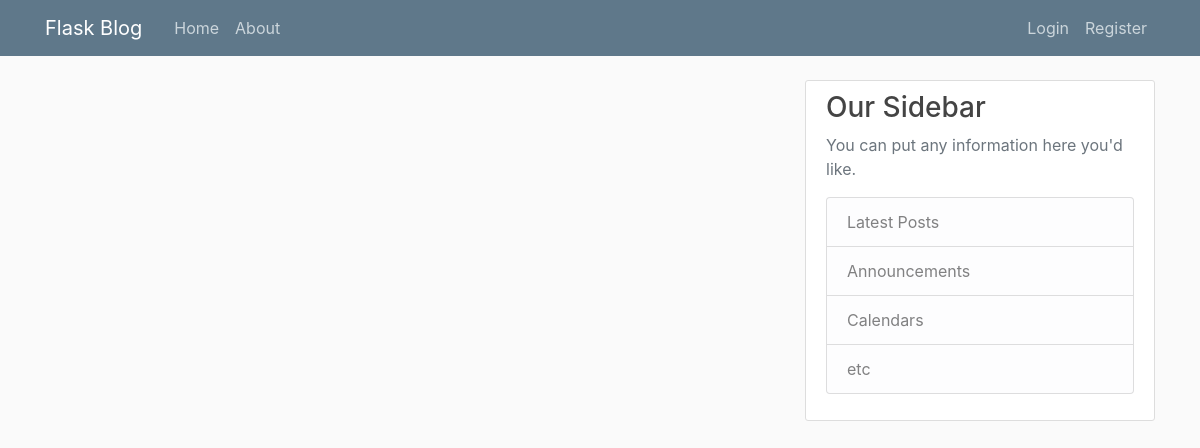
Page /home on the earlier database version.
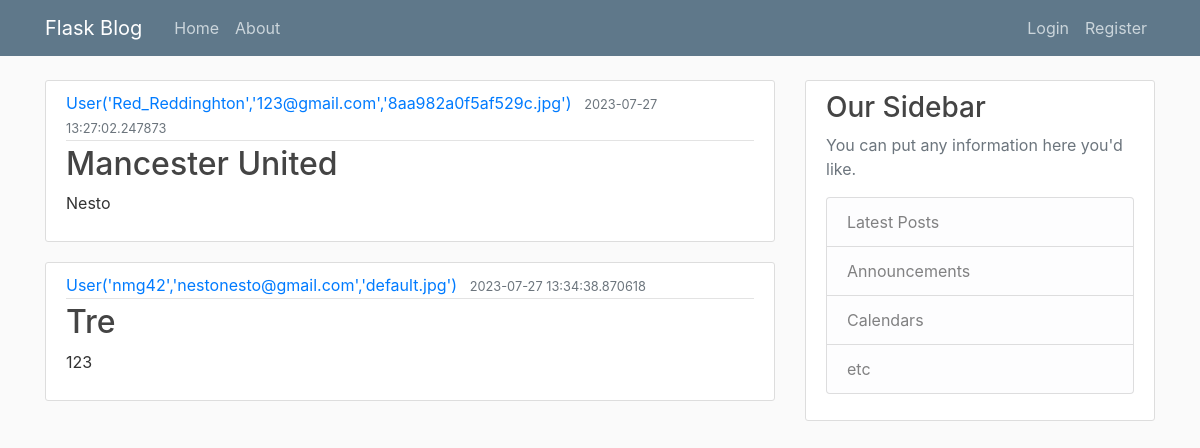
Same page on the later database version.
### flask_blog/models.py (models this page shows, shortened)
class Post(db.Model):
    id=db.Column(db.Integer,primary_key=True)
    title=db.Column(db.String(100),nullable=False)
    date_posted=db.Column(db.DateTime,nullable=False,default=datetime.utcnow())
    content=db.Column(db.Text,nullable=False)
    user_id=db.Column(db.Integer,db.ForeignKey("user.id"),nullable=False)

class User(db.Model,UserMixin):
    id=db.Column(db.Integer,primary_key=True)
    username=db.Column(db.String(20),unique=True,nullable=False)
    email=db.Column(db.String(120),unique=True,nullable=False)
    image_file=db.Column(db.String(20),nullable=False,default='default.jpg')
    password=db.Column(db.String(60),nullable=False)
    posts=db.relationship("Post",backref="author",lazy=True)
    def __repr__(self):
        return f"User('{self.username}','{self.email}','{self.image_file}')"

### flask_blog/routes.py (the view)
@app.route("/")
@app.route("/home")
def home():
    posts=Post.query.all()
    return render_template('home.html', posts=posts)

### flask_blog/templates/home.html
{% extends "layout.html" %}
{% block content %}
{% for post in posts %}
<article class="media content-section">
    <div class="media-body">
        <div class="article-metadata">
            <a class="mr-2" href="#">{{ post.author }}</a>
            <small class="text-muted">{{ post.date_posted }}</small>
        </div>
        <h2><a class="article-title" href="#">{{ post.title }}</a></h2>
        <p class="article-content">{{ post.content }}</p>
    </div>
</article>
{% endfor %}
{% endblock content %}

### flask_blog/templates/layout.html (shortened to what this page needs)
<!DOCTYPE html>
<html>
<head>
    <link rel="stylesheet" href="https://maxcdn.bootstrapcdn.com/bootstrap/4.0.0/css/bootstrap.min.css"
>
    <link rel="stylesheet" type="text/css" href="{{ url_for('static', filename='main.css') }}">
</head>
<body>
    <header class="site-header">
        <nav class="navbar navbar-expand-md navbar-dark bg-steel fixed-top">
            <div class="container">
                <a class="navbar-brand mr-4" href="/">Flask Blog</a>
                <div class="collapse navbar-collapse" id="navbarToggle">
                    <div class="navbar-nav mr-auto">
                        <a class="nav-item nav-link" href="{{ url_for('home') }}">Home</a>
                        <a class="nav-item nav-link" href="{{ url_for('about') }}">About</a>
                    </div>
                    <div class="navbar-nav">
                        {% if current_user.is_authenticated%}
                        <a class="nav-item nav-link" href="{{ url_for('new_post') }}">New Post</a>
                        <a class="nav-item nav-link" href="{{ url_for('account') }}">Account</a>
                        <a class="nav-item nav-link" href="{{ url_for('logout') }}">Logout</a>
                        {% else %}
                        <a class="nav-item nav-link" href="{{ url_for('login') }}">Login</a>
                        <a class="nav-item nav-link" href="{{ url_for('register') }}">Register</a>
                        {% endif %}
                    </div>
                </div>
            </div>
        </nav>
    </header>
    <main role="main" class="container">
        <div class="row">
            <div class="col-md-8">
                {% block content %}{% endblock %}
            </div>
            <div class="col-md-4">
                <div class="content-section">
                    <h3>Our Sidebar</h3>
                    <p class='text-muted'>You can put any information here you'd like.
                    <ul class="list-group">
                        <li class="list-group-item list-group-item-light">Latest Posts</li>
                        <li class="list-group-item list-group-item-light">Announcements</li>
                        <li class="list-group-item list-group-item-light">Calendars</li>
                        <li class="list-group-item list-group-item-light">etc</li>
                    </ul>
                    </p>
                </div>
            </div>
        </div>
    </main>
</body>
</html>

### flask_blog/static/main.css (style rules this page uses)
body { background: #fafafa; color: #333333; margin-top: 5rem; }
h1, h2, h3, h4, h5, h6 { color: #444444; }
.bg-steel { background-color: #5f788a; }
.site-header .navbar-nav .nav-link { color: #cbd5db; }
.content-section { background: #ffffff; padding: 10px 20px; border: 1px solid #dddddd; border-radius: 3px; margin-bottom: 20px; }
.article-title { color: #444444; }
.article-content { white-space: pre-line; }
.article-metadata { padding-bottom: 1px; margin-bottom: 4px; border-bottom: 1px solid #e3e3e3 }

Differences in the rows shown:
added Post: author "User('Red_Reddinghton','123@gmail.com','8aa982a0f5af529c.jpg')", date_posted "2023-07-27 13:27:02.247873", title "Mancester United", content "Nesto"
added Post: author "User('nmg42','nestonesto@gmail.com','default.jpg')", date_posted "2023-07-27 13:34:38.870618", title "Tre", content "123"
